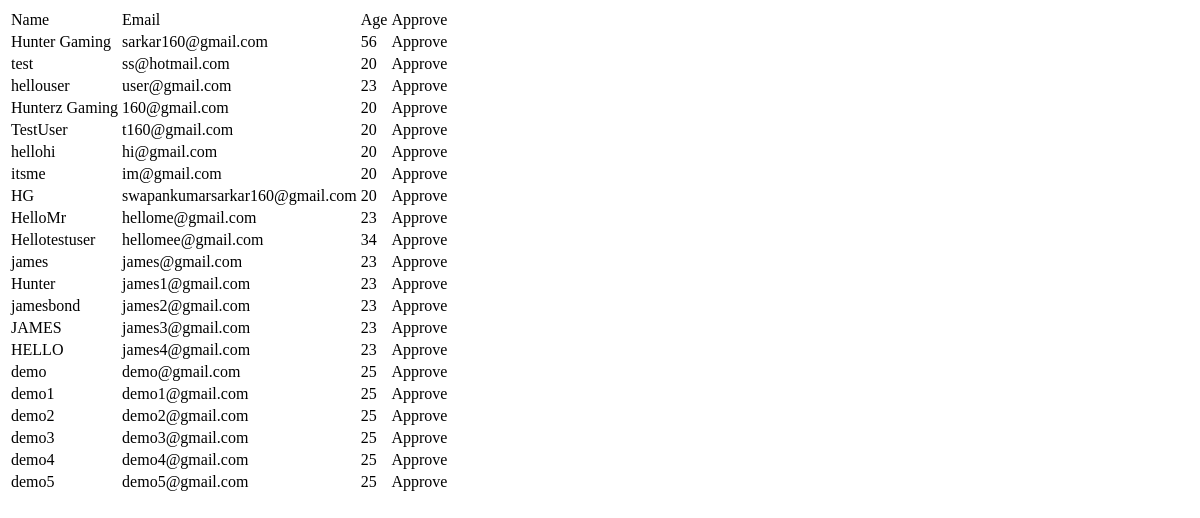
The page /store/approv (signed in) on the database as committed earlier.
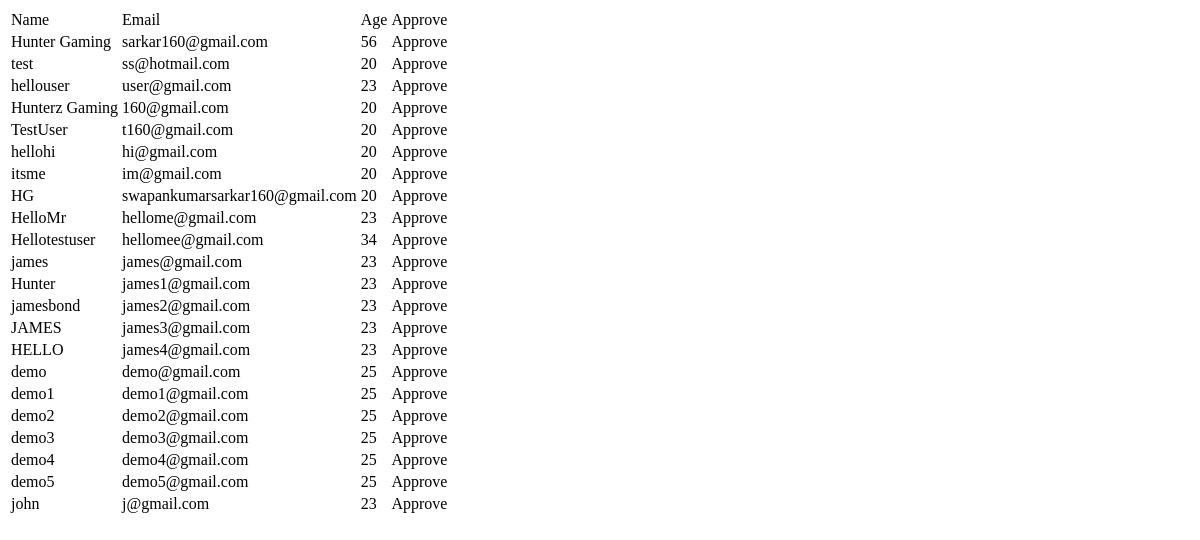
The same page on the database as committed later.
### store/models.py (models this page shows, shortened)
class Register(models.Model):
    name = models.CharField(max_length=50)
    email = models.EmailField()
    phno = models.CharField(max_length=10, validators=[
        RegexValidator(
            regex = r'^\d{10}$',
            message='Phone number must contain only digits.'
        )
    ])
    pwd = models.CharField(max_length=100)
    reenter_pwd = models.CharField(max_length=100)
    pwd_hash = models.CharField(max_length=100, default= "hello")
    age = models.IntegerField(validators=[
        MinValueValidator(7, message="You must be at least 7 years old."),
        MaxValueValidator(50, message="Age cannot be greater than 50.")
    ])
    position = models.CharField(max_length=30)
    appr = models.IntegerField()
    class Meta:
        db_table="Register"

### store/views.py (the view)
# urls.py: path('approv', views.approv, name='store_approvals'),
@staff_member_required
def approv(request):
    regi = Register.objects.filter(appr = 0).values()
    return render(request, 'approv.html', {'a':regi})

### store/accounts.py (called while the page is built, shortened)
def clear_store_account(request):
    for key in ACCOUNT_SESSION_KEYS:
        request.session.pop(key, None)
    request._store_account = None
    request._store_account_resolved = True

def get_store_account(request):
    if request is None:
        return None
    if getattr(request, "_store_account_resolved", False):
        return request._store_account
    kind = request.session.get("store_account_type")
    account_id = request.session.get("store_account_id")
    model = ACCOUNT_MODELS.get(kind)
    if model is None or not isinstance(account_id, int) or isinstance(account_id, bool):
        clear_store_account(request)
        return None

### store/templatetags/store_ui.py (called while the page is built)
def _account_context(context):
    request = context.get("request")
    csrf_token = context.get("csrf_token")
    if not csrf_token and request is not None:
        csrf_token = get_token(request)
    return {
        "request": request,
        "store_account": get_store_account(request),
        "csrf_token": csrf_token,
        "messages": context.get("messages", []),
    }

@register.inclusion_tag("store/includes/account_menu.html", takes_context=True)
def store_account_menu(context, hide_signup=False, show_login=False):
    account_context = _account_context(context)
    account_context["hide_signup"] = hide_signup
    account_context["show_login"] = show_login
    request = account_context["request"]
    account_context["store_button_effects"] = bool(
        request is not None and request.path.startswith("/store/")
    )
    return account_context

@register.inclusion_tag("store/includes/account_panels.html", takes_context=True)
def store_account_panels(context):
    return _account_context(context)

### store/templates/approv.html (shortened to what this page needs)
{% load static %}
<html lang="en">
<head>
    {% include 'store/includes/theme_head.html' %}
</head>
    <body>
  {% load store_ui %}{% store_account_menu %}
        <table>
            <tr>
                <td>Name</td>
                <td>Email</td>
                <td>Age</td>
                <td>Approve</td>
            </tr>
            {% for i in a %}
            <tr>
                <td>{{i.name}}</td>
                <td>{{i.email}}</td>
                <td>{{i.age}}</td>
                <td>
                    <form method="POST" action="/store/apr/{{i.id}}" style="display: inline;">
                        <button type="submit" style="border: 0; background: none; padding: 0; color: inherit; cursor: pointer; font: inherit;">Approve</button>
                    </form>
                </td>
            </tr>
            {% endfor %}
        </table>
      {% load store_ui %}{% store_account_panels %}
</body>
</html>

### store/templates/store/includes/theme_head.html (shortened to what this page needs)
{% load static %}
<link rel="stylesheet" href="{% static 'shared/css/store-account.css' %}">
<link rel="stylesheet" href="{% static 'shared/css/back-to-top.css' %}">
<link rel="stylesheet" href="{% static 'shared/css/mobile-layout.css' %}">

### store/static/shared/css/store-account.css (style rules this page uses)
:root { --store-surface: #ffffff; --store-soft: #f3f5f7; --store-text: #23263b; --store-muted: #646b7b; --store-border: #dce1e7; --store-accent: #168226; --store-danger: #b42335; }

Rows that differ between the two databases and show on the page:
added Register: name "john", email "j@gmail.com", age "23"
